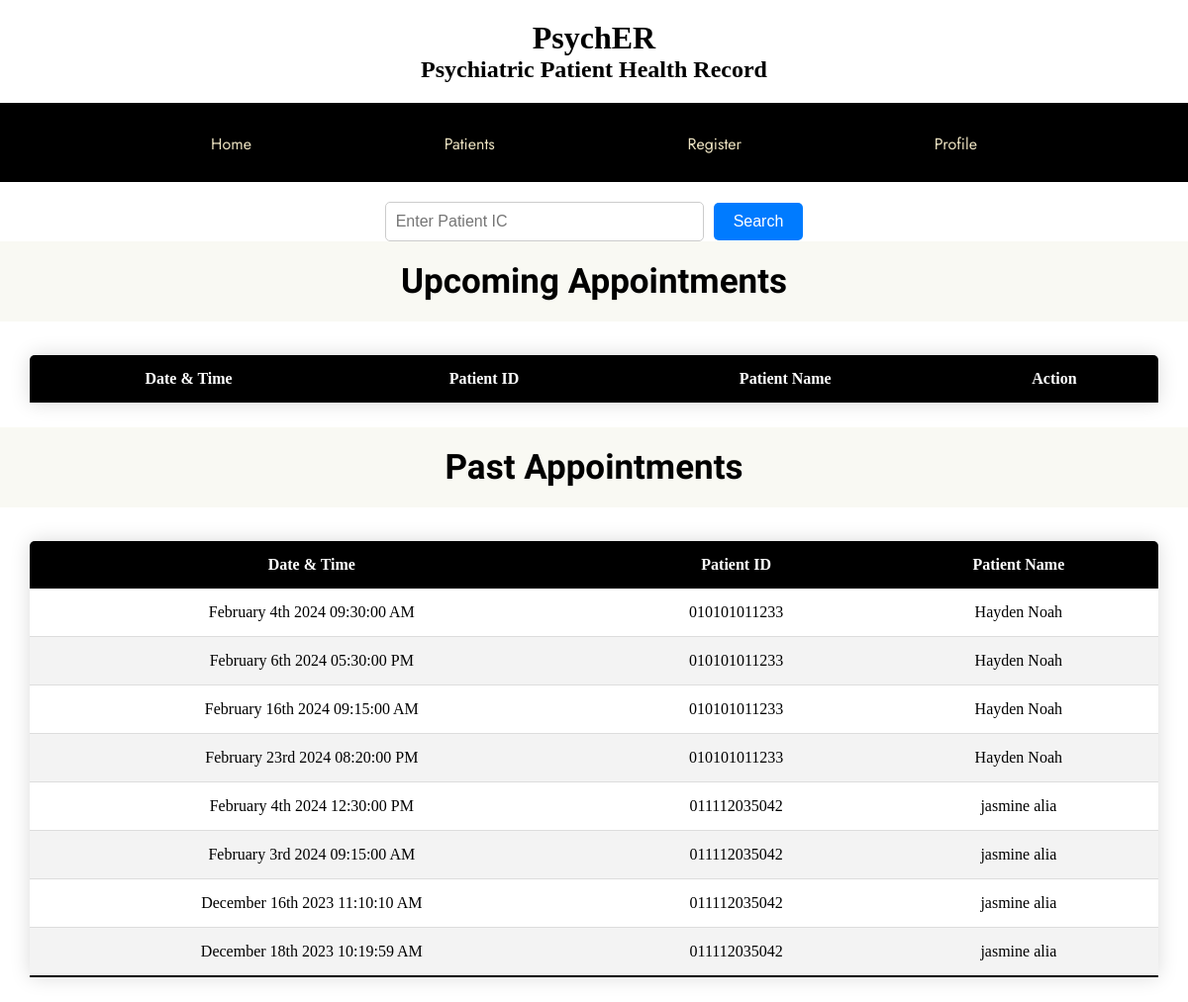
Screenshot of /staffappointments.php (signed in) with the database file from the repository.
### tables this page shows
CREATE TABLE `consultation` (
  `Patient_SSN` varchar(20) NOT NULL,
  `Doctor_SSN` varchar(20) NOT NULL,
  `Date_Time` datetime NOT NULL,
  `PatientName` longtext NOT NULL,
  `Complications` longtext NOT NULL,
  `Medicines` longtext NOT NULL,
  `Description1` longtext NOT NULL,
  `Treatments` longtext NOT NULL
);

### staffappointments.php (the view, shortened to what this page needs)
<?php
require "connection.php";
function formatDateTime($datetime) {
    $formattedDateTime = new DateTime($datetime);
    return $formattedDateTime->format("F jS Y h:i:s A");
}
?>
<!DOCTYPE html>
<html lang="en">
<head>
    <link rel="stylesheet" type="text/css" href="drecords_style.css">
    </head>
    <body>
    <div class="header">
            <h1>PsychER</h1>
            <h2>Psychiatric Patient Health Record</h2>
        </div>
    <div class="navigation-bar" style="text-align: center">
        <a href="sdashboard.php">Home</a>
        <div class="dropdown">
        <a href="#">Patients</a>
        </div>
        <a href="aregister.php">Register</a>
        <a href="sprofile.php">Profile</a>
    </div>
   <div class="search-form">
        <form method="post">
            <div class="search-container">
            <input type="text" id="searchTerm" name="searchTerm" placeholder="Enter Patient IC" class="search-input" required>
            <button type="submit" name="search" class="search-button">Search</button>
        </div>
    </form>
</div>
<div class='welcome'><h2 class='mssg'>Upcoming Appointments</h2></div>
    <div class='table_box'>
        <table class='content-table'>
            <thead>
                <tr>
                    <th>Date & Time</th>
                    <th>Patient ID</th>
                    <th>Patient Name</th>
                    <th>Action</th>
                </tr>
            </thead>
    </table>
    <div class='welcome'><h2 class='mssg'>Past Appointments</h2></div>
    <div class='table_box'>
        <table class='content-table'>
            <thead>
                <tr>
                    <th>Date & Time</th>
                    <th>Patient ID</th>
                    <th>Patient Name</th>
                </tr>
            </thead>
            <tbody>
        <?php
        $pastAppointmentsSql = "SELECT CONCAT(p.F_Name,' ',p.L_Name) AS patient_fullname, c.Date_Time , c.Patient_SSN
                       FROM consultation c
                       JOIN patient p ON c.Patient_SSN = p.SSN
                       WHERE c.Date_Time < NOW()";
        $pastAppointmentsStmt = mysqli_stmt_init($conn);
        if (!mysqli_stmt_prepare($pastAppointmentsStmt, $pastAppointmentsSql)) {
            echo "Statement preparation error: " . mysqli_error($conn);
            exit();
        }
        mysqli_stmt_execute($pastAppointmentsStmt);
        $pastAppointmentsResult = mysqli_stmt_get_result($pastAppointmentsStmt);
        while ($pastAppointment = mysqli_fetch_assoc($pastAppointmentsResult)) {
            echo "<tr>";
            echo "<td>" . formatDateTime($pastAppointment['Date_Time']) . "</td>";
            echo "<td>" . $pastAppointment['Patient_SSN'] . "</td>";
            echo "<td>" . $pastAppointment['patient_fullname'] . "</td>";
            echo "</tr>";
        }
        ?>
    </table>
</body>
</html>

### drecords_style.css (style rules this page uses)
* { margin: 0; padding: 0; }
body { text-align: center; }
.header { text-align: center; margin: 20px; }
.navigation-bar { background-color: black; overflow: hidden; font-family: "Jost", sans-serif; height: 80px; text-align: center; }
.navigation-bar a { display: inline-block; font-size: 16px; text-decoration: none; color: #ece2c1; padding: 30px 15px; margin: 0 80px; }
.search-form { margin-top: 20px; text-align: center; }
.search-container { display: flex; justify-content: center; align-items: center; }
.search-input { padding: 10px; width: 300px; border: 1px solid #ccc; border-radius: 5px; font-size: 16px; outline: none; }
.search-button { background-color: #007BFF; color: white; border: none; border-radius: 5px; padding: 10px 20px; margin-left: 10px; cursor: pointer; font-size: 16px; }
.content-table { border-collapse: collapse; margin: 25px auto; font-size: 1em; width: 95%; max-width: 98%; border-radius: 5px 5px 0 0; overflow: hidden; box-shadow: 0 0 20px rgba(0, 0, 0, 0.15); }
.content-table thead tr { background-color: black; color: white; text-align: left; font-weight: bold; }
.content-table th, .content-table td { padding: 15px 18px; text-align: center; }
.content-table tbody tr { border-bottom: 1px solid #dddddd; }
.content-table tbody tr:nth-of-type(even) { background-color: #f3f3f3; }
.content-table tbody tr:last-of-type { border-bottom: 2px solid black; }
.welcome { width: 100%; height: 90px; }
.mssg { font-family: "Barlow Condensed", sans-serif; font-size: 35px; background: #f9f9f3; text-align: center; padding: 20px; }

### staffappointments.php (style rules this page uses)
.dropdown { display: inline-block; }

### rows the page displays
consultation: Date_Time "February 4th 2024 09:30:00 AM", Patient_SSN "010101011233", patient_fullname "Hayden Noah"
consultation: Date_Time "February 6th 2024 05:30:00 PM", Patient_SSN "010101011233", patient_fullname "Hayden Noah"
consultation: Date_Time "February 16th 2024 09:15:00 AM", Patient_SSN "010101011233", patient_fullname "Hayden Noah"
consultation: Date_Time "February 23rd 2024 08:20:00 PM", Patient_SSN "010101011233", patient_fullname "Hayden Noah"
consultation: Date_Time "February 4th 2024 12:30:00 PM", Patient_SSN "011112035042", patient_fullname "jasmine alia"
consultation: Date_Time "February 3rd 2024 09:15:00 AM", Patient_SSN "011112035042", patient_fullname "jasmine alia"
consultation: Date_Time "December 16th 2023 11:10:10 AM", Patient_SSN "011112035042", patient_fullname "jasmine alia"
consultation: Date_Time "December 18th 2023 10:19:59 AM", Patient_SSN "011112035042", patient_fullname "jasmine alia"
